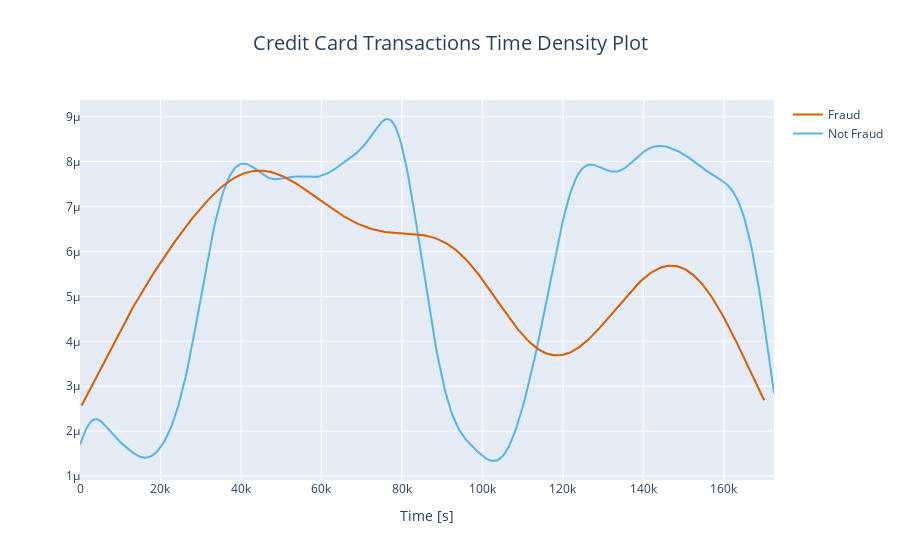

Source (notebook cell):
### Markdown cell above
As you can see from our bar chart, only **492** (**0.172%**) of transactions are fraudulent. This makes our dataset highly imbalanced for the target variable class.

### Code cell
# Plotting transactions in time
# Filtering data for each class
class_0 = data_df.loc[data_df['Class'] == 0]["Time"]
class_1 = data_df.loc[data_df['Class'] == 1]["Time"]

# Preparing data for plot
hist_data = [class_0, class_1]
group_labels = ['Not Fraud', 'Fraud']

# Creating density plot
fig = ff.create_distplot(hist_data, group_labels, show_hist=False, show_rug=False, colors=['#56B4E9', '#D55E00'])

# Updating plot layout
fig['layout'].update(
    title='Credit Card Transactions Time Density Plot',
    xaxis=dict(title='Time [s]'),
    title_x = 0.5,
    title_font = dict(size=20)
)

# Displaying plot using iplot
iplot(fig, filename='transactions_time_density')

### Figure 1 — Plotly figure (JSON) as saved in the notebook; plotly's stock layout.template omitted (floating-point values rounded to 4 significant figures; data arrays with more than 128 entries replaced by an {"elided": "..."} marker saying what was removed)
{"data": [{"legendgroup": "Not Fraud", "marker": {"color": "#56B4E9"}, "mode": "lines", "name": "Not Fraud", "showlegend": true, "type": "scatter", "x": {"elided": "500 float values"}, "xaxis": "x", "y": {"elided": "500 float values"}, "yaxis": "y"}, {"legendgroup": "Fraud", "marker": {"color": "#D55E00"}, "mode": "lines", "name": "Fraud", "showlegend": true, "type": "scatter", "x": {"elided": "500 float values"}, "xaxis": "x", "y": {"elided": "500 float values"}, "yaxis": "y"}], "layout": {"barmode": "overlay", "hovermode": "closest", "legend": {"traceorder": "reversed"}, "title": {"font": {"size": 20}, "text": "Credit Card Transactions Time Density Plot", "x": 0.5}, "xaxis": {"anchor": "y2", "domain": [0, 1], "title": {"text": "Time [s]"}, "zeroline": false}, "yaxis": {"anchor": "free", "domain": [0, 1], "position": 0}}}
